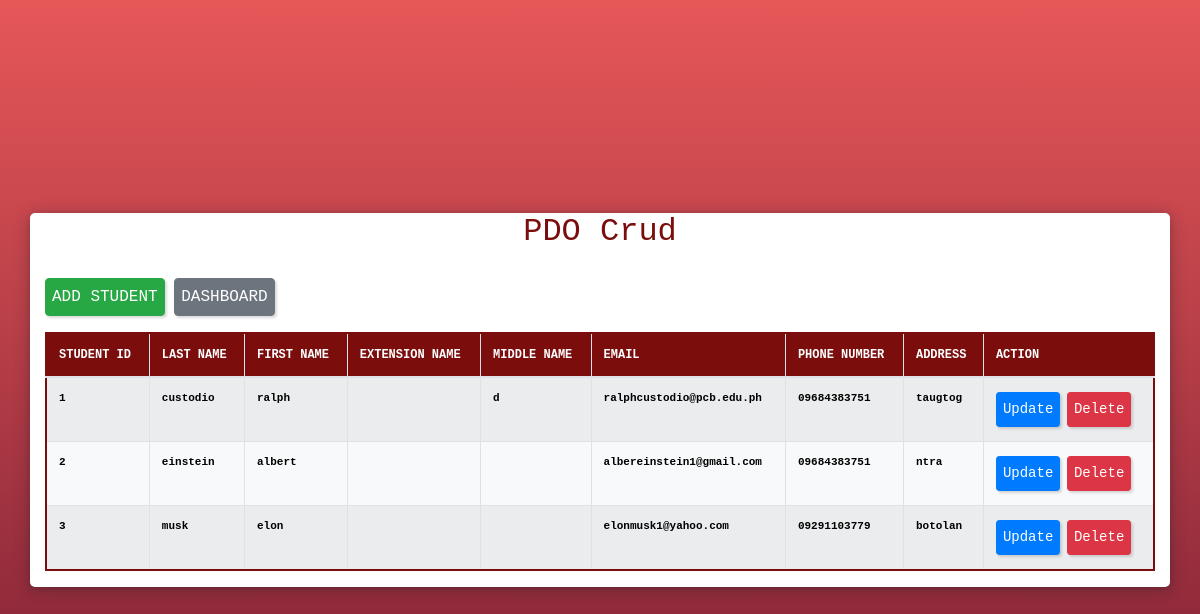
Screenshot of /pdo/index.php with the database file from the repository.
### tables this page shows
CREATE TABLE `tbl_student` (
  `student_id` int(11) NOT NULL,
  `last_name` varchar(50) DEFAULT NULL,
  `first_name` varchar(50) DEFAULT NULL,
  `extension_name` varchar(50) DEFAULT NULL,
  `middle_name` varchar(50) DEFAULT NULL,
  `email` varchar(100) DEFAULT NULL,
  `phone_number` varchar(50) DEFAULT NULL,
  `address` varchar(100) DEFAULT NULL
);

### pdo/index.php (the view, shortened to what this page needs)
<?php
				require_once('dbconnect.php');
?>
<!DOCTYPE html>
<html>
<head>
	<link rel="stylesheet" type="text/css" href="./css/bootstrap.css">
	<link rel="stylesheet" type="text/css" href="./style.css">
</head>
<body>
	<div class="container">
		<h2 class="text-center">PDO Crud</h2>
		<a class="btn btn-success mb-3" href="./create.php" role="button">Add Student</a>
		<a class="btn btn-secondary mb-3" href="../index.php" role="button">DASHBOARD</a>
		<table class="table table-hover bg-light table-striped table-bordered">
			<thead>
				<tr class="text-left">
					<th>Student ID</th>
					<th>Last Name</th>
					<th>First Name</th>
					<th>Extension Name</th>
					<th>Middle Name</th>
					<th>Email</th>
					<th>Phone Number</th>
					<th>Address</th>
					<th>Action</th>
				</tr>
			</thead>
			<tbody>
				<?php
			$sql = "SELECT * FROM tbl_student";
			$result = $pdo->query($sql);
			while ($row = $result->fetch(PDO::FETCH_ASSOC)) {
				echo "
				<tr>
					<td>{$row['student_id']}</td>
					<td>{$row['last_name']}</td>
					<td>{$row['first_name']}</td>
					<td>{$row['extension_name']}</td>
					<td>{$row['middle_name']}</td>
					<td>{$row['email']}</td>
					<td>{$row['phone_number']}</td>
					<td>{$row['address']}</td>
					<td>
						<a class='btn btn-primary btn-sm' href='./update.php?student_id={$row['student_id']}'>Update</a>
						<a onclick='conf()' class='btn btn-danger btn-sm' href='./delete.php?student_id={$row['student_id']}'>Delete</a>
					</td>
				</tr>";
            }
            ?>
            </tbody>
    </table>
</div>
</body>
</html>

### pdo/style.css (style rules this page uses)
*, *::after, *::before { margin: 0; padding: 0; font-family: "Roboto Mono", monospace; box-sizing: border-box; }
body { background: linear-gradient(to bottom, #e65758, #771d32); display: flex; justify-content: center; align-items: center; height: 100vh; }
.container { background-color: white; border-radius: 5px; box-shadow: rgba(14, 30, 37, 0.12) 0px 2px 4px 0px, rgba(14, 30, 37, 0.32) 0px 2px 16px 0px; }
.table { border: 2px solid #7b0d0d; }
th { color: white; font-size: 12px; text-transform: uppercase; background-color: #7b0d0d; }
td { font-size: 11px; color: black; font-weight: bold; }
.btn { margin: 2px 0px 2px 0px; padding: 6px; box-shadow: rgba(0, 0, 0, 0.15) 1.95px 1.95px 2.6px; }
.btn-success { text-transform: uppercase; }
h2 { margin-bottom: 3vh; color: #7b0d0d; }

### rows the page displays
tbl_student: student_id "1", last_name "custodio", first_name "ralph", middle_name "d", email "ralphcustodio@pcb.edu.ph", phone_number "09684383751", address "taugtog"
tbl_student: student_id "2", last_name "einstein", first_name "albert", email "albereinstein1@gmail.com", phone_number "09684383751", address "ntra"
tbl_student: student_id "3", last_name "musk", first_name "elon", email "elonmusk1@yahoo.com", phone_number "09291103779", address "botolan"
